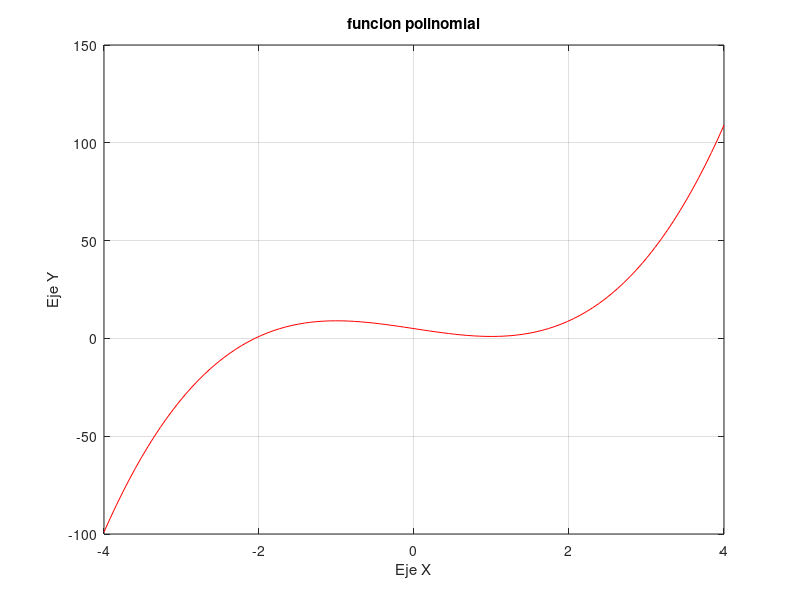

MATLAB code to generate this figure:
xx=linspace(-4,4);
p=[2 0 -6 5];
yy=polyval(p,xx);
plot(xx,yy,'r')
title('funcion polinomial')
xlabel('Eje X')
ylabel('Eje Y')
grid on